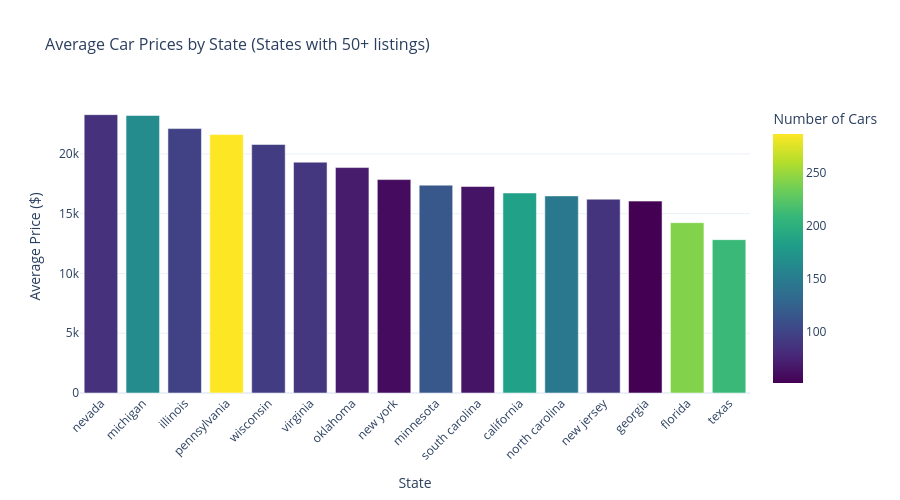

Source (notebook cell):
### Markdown cell above
##  Bonus: Interactive Price Distribution by State

### Code cell
state_prices = cars_clean.groupby('state').agg({
    'price': ['mean', 'count', 'median']
}).round(2)

state_prices.columns = ['avg_price', 'car_count', 'median_price']
state_prices = state_prices[state_prices['car_count'] >= 50] 
state_prices = state_prices.sort_values('avg_price', ascending=False)

fig = px.bar(
    state_prices.reset_index(),
    x='state',
    y='avg_price',
    color='car_count',
    title=' Average Car Prices by State (States with 50+ listings)',
    labels={
        'state': 'State',
        'avg_price': 'Average Price ($)',
        'car_count': 'Number of Cars'
    },
    template='plotly_white',
    color_continuous_scale='viridis'
)

fig.update_layout(
    width=900,
    height=500,
    title_font_size=16,
    xaxis_tickangle=-45
)

fig.show()

print(" Top 10 States by Average Car Price:")
print(state_prices.head(10))

### Figure 1 — Plotly figure (JSON) as saved in the notebook; plotly's stock layout.template omitted (floating-point values rounded to 4 significant figures)
{"data": [{"hovertemplate": "State=%{x}<br>Average Price ($)=%{y}<br>Number of Cars=%{marker.color}<extra></extra>", "legendgroup": "", "marker": {"color": [84, 165, 98, 287, 93, 88, 69, 58, 116, 64, 185, 146, 87, 51, 242, 210], "coloraxis": "coloraxis", "pattern": {"shape": ""}}, "name": "", "orientation": "v", "showlegend": false, "textposition": "auto", "type": "bar", "x": ["nevada", "michigan", "illinois", "pennsylvania", "wisconsin", "virginia", "oklahoma", "new york", "minnesota", "south carolina", "california", "north carolina", "new jersey", "georgia", "florida", "texas"], "xaxis": "x", "y": [23280.0, 23210.0, 22120.0, 21620.0, 20790.0, 19310.0, 18860.0, 17850.0, 17390.0, 17270.0, 16730.0, 16490.0, 16210.0, 16050.0, 14250.0, 12830.0], "yaxis": "y"}], "layout": {"barmode": "relative", "coloraxis": {"colorbar": {"title": {"text": "Number of Cars"}}, "colorscale": [[0, "#440154"], [0.1111, "#482878"], [0.2222, "#3e4989"], [0.3333, "#31688e"], [0.4444, "#26828e"], [0.5556, "#1f9e89"], [0.6667, "#35b779"], [0.7778, "#6ece58"], [0.8889, "#b5de2b"], [1, "#fde725"]]}, "height": 500, "legend": {"tracegroupgap": 0}, "title": {"font": {"size": 16}, "text": " Average Car Prices by State (States with 50+ listings)"}, "width": 900, "xaxis": {"anchor": "y", "domain": [0, 1], "tickangle": -45, "title": {"text": "State"}}, "yaxis": {"anchor": "x", "domain": [0, 1], "title": {"text": "Average Price ($)"}}}}
